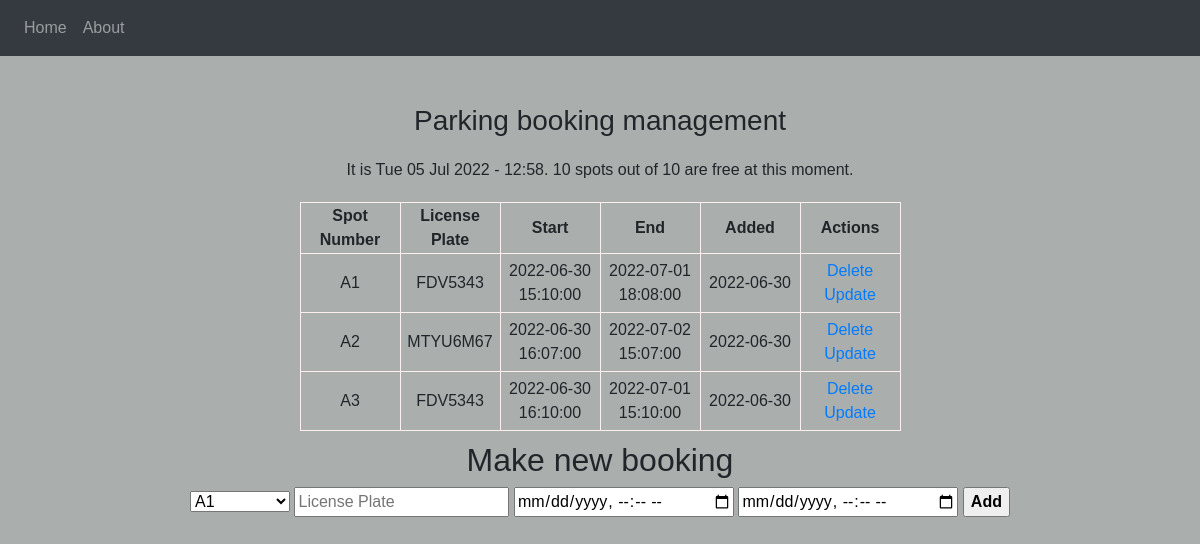
The app's page /, older data.
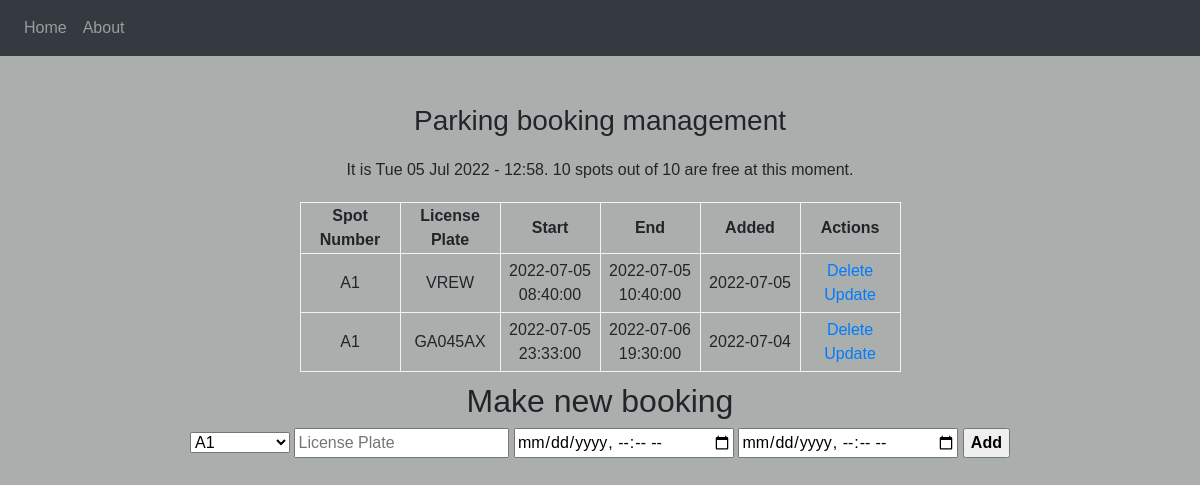
The same page, newer data.
### app.py (models this page shows, shortened)
class Parking(db.Model):
    id = db.Column(db.Integer, primary_key=True)
    spot_number = db.Column(db.String(2))
    license_plate = db.Column(db.String(10))
    start = db.Column(db.String(20))
    end = db.Column(db.String(20))
    date_created = db.Column(db.DateTime, default=datetime.utcnow)

### app.py (the view, shortened to what this page needs)
@app.route('/', methods=['POST', 'GET'])
def index():
    df = pd.read_sql('parking', 'sqlite:///parking_booking.db')
    df['start'] = pd.to_datetime(df['start'])
    df['end'] = pd.to_datetime(df['end'])
    print(df.shape)
    bookings = Parking.query.order_by(Parking.start.asc()).all()
    time_now = str(datetime.now().strftime('%a %d %b %Y - %H:%M'))
    free_spots = 10 - np.size(np.where((time_now >= df['start']) & (time_now <= df['end'])))
    return render_template('index.html', bookings = bookings, time_now = time_now , free_spots = free_spots)

### templates/index.html (shortened to what this page needs)
{% extends 'base.html' %}
{% block body %}
<div class="content">
    <h3 style="text-align: center">Parking booking management</h3>
    <div id="time"> It is {{ time_now }}. {{free_spots}} spots out of 10 are free at this moment. </div>
    {% if bookings|length < 1 %} <h4 style="text-align: center">No bookings have been made.</h4>
        {% else %}
        <table>
            <tr>
                <th>Spot Number</th>
                <th>License Plate</th>
                <th>Start</th>
                <th>End</th>
                <th>Added</th>
                <th>Actions</th>
            </tr>
            {% for booking in bookings %}
            <tr>
                <td class="booking">{{ booking.spot_number }}</td>
                <td>{{ booking.license_plate }}</td>
                <td>{{ booking.start }}</td>
                <td>{{ booking.end }}</td>
                <td>{{ booking.date_created.date() }}</td>
                <td>
                    <a href="/delete/{{booking.id}}">Delete</a>
                    <br>
                    <a href="/update/{{booking.id}}">Update</a>
                </td>
            </tr>
            {% endfor %}
        </table>
        {% endif %}
        <div class="form">
            <h2>Make new booking</h2>
            <form action="/" method="POST">
                <select type="text" name="spot_number" id="spot_number" placeholder="Spot Number">
                    <option value="A1">A1</option>
                </select>
                <input type="text" name="license_plate" id="license_plate" placeholder="License Plate" required>
                <input type="datetime-local" name="start" id="start" placeholder="Start" required>
                <input type="datetime-local" name="end" id="end" placeholder="End" required>
                <input type="submit" value="Add" style='font-weight: bold;'>
            </form>
        </div>
</div>
{% endblock %}

Row changes from the older to the newer data that the page shows:
removed Parking: spot_number "A2", license_plate "MTYU6M67", start "2022-06-30 16:07:00", end "2022-07-02 15:07:00", date_created "2022-06-30"
removed Parking: spot_number "A3", license_plate "FDV5343", start "2022-06-30 16:10:00", end "2022-07-01 15:10:00", date_created "2022-06-30"
added Parking: spot_number "A1", license_plate "VREW", start "2022-07-05 08:40:00", end "2022-07-05 10:40:00", date_created "2022-07-05"
changed Parking (number 2 of 2 on the later page): license_plate "FDV5343" → "GA045AX"; start "2022-06-30 15:10:00" → "2022-07-05 23:33:00"; end "2022-07-01 18:08:00" → "2022-07-06 19:30:00"; date_created "2022-06-30" → "2022-07-04"
